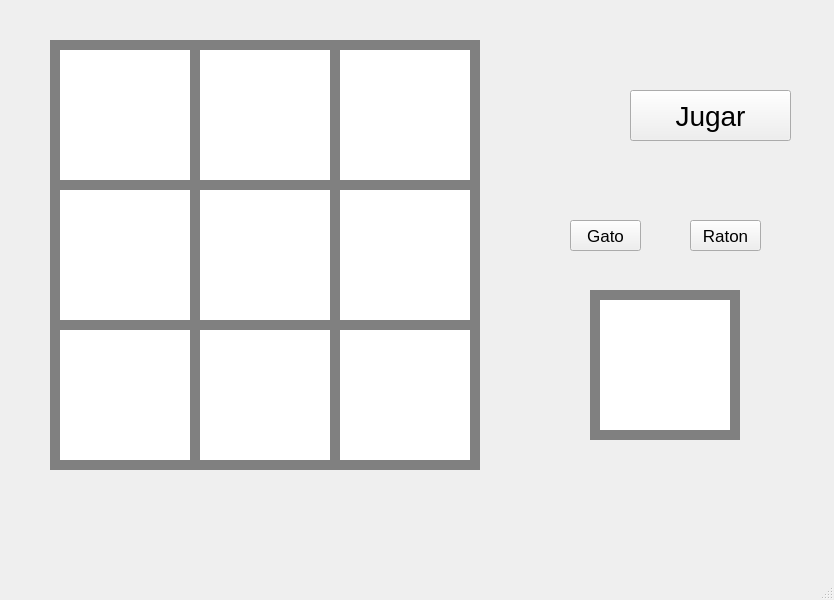
<?xml version="1.0" encoding="UTF-8"?>
<ui version="4.0">
 <class>MainWindow</class>
 <widget class="QMainWindow" name="MainWindow">
  <property name="geometry">
   <rect>
    <x>0</x>
    <y>0</y>
    <width>834</width>
    <height>600</height>
   </rect>
  </property>
  <property name="windowTitle">
   <string>MainWindow</string>
  </property>
  <widget class="QWidget" name="centralwidget">
   <widget class="QPushButton" name="btn_jugar">
    <property name="geometry">
     <rect>
      <x>630</x>
      <y>90</y>
      <width>161</width>
      <height>51</height>
     </rect>
    </property>
    <property name="font">
     <font>
      <pointsize>21</pointsize>
     </font>
    </property>
    <property name="text">
     <string>Jugar</string>
    </property>
   </widget>
   <widget class="QToolButton" name="A1">
    <property name="geometry">
     <rect>
      <x>50</x>
      <y>40</y>
      <width>150</width>
      <height>150</height>
     </rect>
    </property>
    <property name="styleSheet">
     <string notr="true">background-color: rgb(255, 255, 255);
border: 10px solid grey;
border-radius: 0px;</string>
    </property>
    <property name="text">
     <string/>
    </property>
    <property name="icon">
     <iconset>
      <normaloff>:/newPrefix/069123fb-1355-4d57-92c9-06c0f0f1375b.webp</normaloff>:/newPrefix/069123fb-1355-4d57-92c9-06c0f0f1375b.webp</iconset>
    </property>
    <property name="iconSize">
     <size>
      <width>150</width>
      <height>150</height>
     </size>
    </property>
   </widget>
   <widget class="QToolButton" name="A2">
    <property name="geometry">
     <rect>
      <x>190</x>
      <y>40</y>
      <width>150</width>
      <height>150</height>
     </rect>
    </property>
    <property name="styleSheet">
     <string notr="true">background-color: rgb(255, 255, 255);
border: 10px solid grey;
border-radius: 0px;</string>
    </property>
    <property name="text">
     <string/>
    </property>
    <property name="icon">
     <iconset>
      <normaloff>:/newPrefix/069123fb-1355-4d57-92c9-06c0f0f1375b.webp</normaloff>:/newPrefix/069123fb-1355-4d57-92c9-06c0f0f1375b.webp</iconset>
    </property>
    <property name="iconSize">
     <size>
      <width>150</width>
      <height>150</height>
     </size>
    </property>
   </widget>
   <widget class="QToolButton" name="A3">
    <property name="enabled">
     <bool>true</bool>
    </property>
    <property name="geometry">
     <rect>
      <x>330</x>
      <y>40</y>
      <width>150</width>
      <height>150</height>
     </rect>
    </property>
    <property name="styleSheet">
     <string notr="true">background-color: rgb(255, 255, 255);
border: 10px solid grey;
border-radius: 0px;</string>
    </property>
    <property name="text">
     <string/>
    </property>
    <property name="icon">
     <iconset>
      <normaloff>:/newPrefix/069123fb-1355-4d57-92c9-06c0f0f1375b.webp</normaloff>:/newPrefix/069123fb-1355-4d57-92c9-06c0f0f1375b.webp</iconset>
    </property>
    <property name="iconSize">
     <size>
      <width>150</width>
      <height>150</height>
     </size>
    </property>
   </widget>
   <widget class="QToolButton" name="B3">
    <property name="geometry">
     <rect>
      <x>330</x>
      <y>180</y>
      <width>150</width>
      <height>150</height>
     </rect>
    </property>
    <property name="styleSheet">
     <string notr="true">background-color: rgb(255, 255, 255);
border: 10px solid grey;
border-radius: 0px;</string>
    </property>
    <property name="text">
     <string/>
    </property>
    <property name="icon">
     <iconset>
      <normaloff>:/newPrefix/069123fb-1355-4d57-92c9-06c0f0f1375b.webp</normaloff>:/newPrefix/069123fb-1355-4d57-92c9-06c0f0f1375b.webp</iconset>
    </property>
    <property name="iconSize">
     <size>
      <width>150</width>
      <height>150</height>
     </size>
    </property>
   </widget>
   <widget class="QToolButton" name="B2">
    <property name="geometry">
     <rect>
      <x>190</x>
      <y>180</y>
      <width>150</width>
      <height>150</height>
     </rect>
    </property>
    <property name="styleSheet">
     <string notr="true">background-color: rgb(255, 255, 255);
border: 10px solid grey;
border-radius: 0px;</string>
    </property>
    <property name="text">
     <string/>
    </property>
    <property name="icon">
     <iconset>
      <normaloff>:/newPrefix/069123fb-1355-4d57-92c9-06c0f0f1375b.webp</normaloff>:/newPrefix/069123fb-1355-4d57-92c9-06c0f0f1375b.webp</iconset>
    </property>
    <property name="iconSize">
     <size>
      <width>150</width>
      <height>150</height>
     </size>
    </property>
   </widget>
   <widget class="QToolButton" name="B1">
    <property name="geometry">
     <rect>
      <x>50</x>
      <y>180</y>
      <width>150</width>
      <height>150</height>
     </rect>
    </property>
    <property name="styleSheet">
     <string notr="true">background-color: rgb(255, 255, 255);
border: 10px solid grey;
border-radius: 0px;</string>
    </property>
    <property name="text">
     <string/>
    </property>
    <property name="icon">
     <iconset>
      <normaloff>:/newPrefix/069123fb-1355-4d57-92c9-06c0f0f1375b.webp</normaloff>:/newPrefix/069123fb-1355-4d57-92c9-06c0f0f1375b.webp</iconset>
    </property>
    <property name="iconSize">
     <size>
      <width>150</width>
      <height>150</height>
     </size>
    </property>
   </widget>
   <widget class="QToolButton" name="C3">
    <property name="geometry">
     <rect>
      <x>330</x>
      <y>320</y>
      <width>150</width>
      <height>150</height>
     </rect>
    </property>
    <property name="styleSheet">
     <string notr="true">background-color: rgb(255, 255, 255);
border: 10px solid grey;
border-radius: 0px;</string>
    </property>
    <property name="text">
     <string/>
    </property>
    <property name="icon">
     <iconset>
      <normaloff>:/newPrefix/069123fb-1355-4d57-92c9-06c0f0f1375b.webp</normaloff>:/newPrefix/069123fb-1355-4d57-92c9-06c0f0f1375b.webp</iconset>
    </property>
    <property name="iconSize">
     <size>
      <width>150</width>
      <height>150</height>
     </size>
    </property>
   </widget>
   <widget class="QToolButton" name="C2">
    <property name="geometry">
     <rect>
      <x>190</x>
      <y>320</y>
      <width>150</width>
      <height>150</height>
     </rect>
    </property>
    <property name="styleSheet">
     <string notr="true">background-color: rgb(255, 255, 255);
border: 10px solid grey;
border-radius: 0px;</string>
    </property>
    <property name="text">
     <string/>
    </property>
    <property name="icon">
     <iconset>
      <normaloff>:/newPrefix/069123fb-1355-4d57-92c9-06c0f0f1375b.webp</normaloff>:/newPrefix/069123fb-1355-4d57-92c9-06c0f0f1375b.webp</iconset>
    </property>
    <property name="iconSize">
     <size>
      <width>150</width>
      <height>150</height>
     </size>
    </property>
   </widget>
   <widget class="QToolButton" name="C1">
    <property name="geometry">
     <rect>
      <x>50</x>
      <y>320</y>
      <width>150</width>
      <height>150</height>
     </rect>
    </property>
    <property name="styleSheet">
     <string notr="true">background-color: rgb(255, 255, 255);
border: 10px solid grey;
border-radius: 0px;</string>
    </property>
    <property name="text">
     <string/>
    </property>
    <property name="icon">
     <iconset>
      <normaloff>:/newPrefix/069123fb-1355-4d57-92c9-06c0f0f1375b.webp</normaloff>:/newPrefix/069123fb-1355-4d57-92c9-06c0f0f1375b.webp</iconset>
    </property>
    <property name="iconSize">
     <size>
      <width>150</width>
      <height>150</height>
     </size>
    </property>
   </widget>
   <widget class="QPushButton" name="btn_gato">
    <property name="geometry">
     <rect>
      <x>570</x>
      <y>220</y>
      <width>71</width>
      <height>31</height>
     </rect>
    </property>
    <property name="font">
     <font>
      <pointsize>13</pointsize>
     </font>
    </property>
    <property name="text">
     <string>Gato</string>
    </property>
   </widget>
   <widget class="QPushButton" name="btn_raton">
    <property name="geometry">
     <rect>
      <x>690</x>
      <y>220</y>
      <width>71</width>
      <height>31</height>
     </rect>
    </property>
    <property name="font">
     <font>
      <pointsize>13</pointsize>
     </font>
    </property>
    <property name="text">
     <string>Raton</string>
    </property>
   </widget>
   <widget class="QLabel" name="lbl_image">
    <property name="geometry">
     <rect>
      <x>590</x>
      <y>290</y>
      <width>150</width>
      <height>150</height>
     </rect>
    </property>
    <property name="styleSheet">
     <string notr="true">background-color: rgb(255, 255, 255);
border: 10px solid grey;
border-radius: 0px;</string>
    </property>
    <property name="text">
     <string/>
    </property>
    <property name="scaledContents">
     <bool>true</bool>
    </property>
   </widget>
  </widget>
  <widget class="QMenuBar" name="menubar">
   <property name="geometry">
    <rect>
     <x>0</x>
     <y>0</y>
     <width>834</width>
     <height>26</height>
    </rect>
   </property>
  </widget>
  <widget class="QStatusBar" name="statusbar"/>
 </widget>
 <resources>
  <include location="../../Archivos/Recursos.qrc"/>
 </resources>
 <connections/>
</ui>
